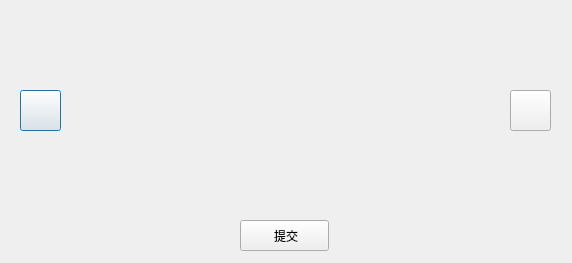
<?xml version="1.0" encoding="UTF-8"?>
<ui version="4.0">
 <class>MarkDialog</class>
 <widget class="QDialog" name="MarkDialog">
  <property name="geometry">
   <rect>
    <x>0</x>
    <y>0</y>
    <width>572</width>
    <height>263</height>
   </rect>
  </property>
  <property name="windowTitle">
   <string>Dialog</string>
  </property>
  <widget class="QPushButton" name="pushButton">
   <property name="geometry">
    <rect>
     <x>20</x>
     <y>90</y>
     <width>41</width>
     <height>41</height>
    </rect>
   </property>
   <property name="text">
    <string/>
   </property>
  </widget>
  <widget class="QWidget" name="gridLayoutWidget">
   <property name="geometry">
    <rect>
     <x>80</x>
     <y>30</y>
     <width>411</width>
     <height>171</height>
    </rect>
   </property>
   <layout class="QGridLayout" name="gridLayout"/>
  </widget>
  <widget class="QPushButton" name="pushButton_3">
   <property name="geometry">
    <rect>
     <x>240</x>
     <y>220</y>
     <width>89</width>
     <height>31</height>
    </rect>
   </property>
   <property name="text">
    <string> 提交</string>
   </property>
  </widget>
  <widget class="QPushButton" name="pushButton_2">
   <property name="geometry">
    <rect>
     <x>510</x>
     <y>90</y>
     <width>41</width>
     <height>41</height>
    </rect>
   </property>
   <property name="text">
    <string/>
   </property>
  </widget>
  <widget class="QLabel" name="label">
   <property name="geometry">
    <rect>
     <x>10</x>
     <y>220</y>
     <width>211</width>
     <height>31</height>
    </rect>
   </property>
   <property name="text">
    <string/>
   </property>
  </widget>
 </widget>
 <resources/>
 <connections/>
</ui>
